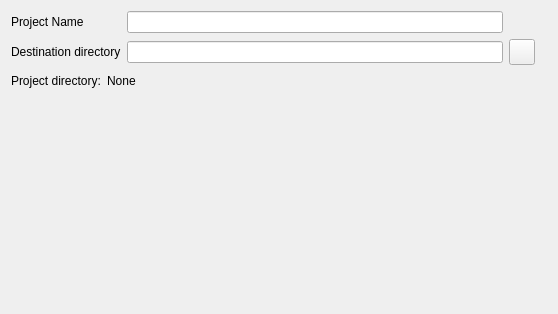
<?xml version="1.0" encoding="UTF-8"?>
<ui version="4.0">
 <class>Form</class>
 <widget class="QWidget" name="Form">
  <property name="geometry">
   <rect>
    <x>0</x>
    <y>0</y>
    <width>558</width>
    <height>314</height>
   </rect>
  </property>
  <property name="sizePolicy">
   <sizepolicy hsizetype="Minimum" vsizetype="Minimum">
    <horstretch>0</horstretch>
    <verstretch>0</verstretch>
   </sizepolicy>
  </property>
  <property name="windowTitle">
   <string>Form</string>
  </property>
  <layout class="QVBoxLayout" name="verticalLayout" stretch="0,0,1,0">
   <item>
    <layout class="QGridLayout" name="gridLayout" columnstretch="0,10,1">
     <item row="0" column="0">
      <widget class="QLabel" name="label">
       <property name="text">
        <string>Project Name</string>
       </property>
      </widget>
     </item>
     <item row="0" column="1">
      <widget class="QLineEdit" name="nameEdit">
       <property name="minimumSize">
        <size>
         <width>300</width>
         <height>0</height>
        </size>
       </property>
      </widget>
     </item>
     <item row="0" column="2">
      <spacer name="horizontalSpacer">
       <property name="orientation">
        <enum>Qt::Horizontal</enum>
       </property>
       <property name="sizeHint" stdset="0">
        <size>
         <width>40</width>
         <height>20</height>
        </size>
       </property>
      </spacer>
     </item>
     <item row="1" column="0">
      <widget class="QLabel" name="label_2">
       <property name="text">
        <string>Destination directory</string>
       </property>
      </widget>
     </item>
     <item row="1" column="1">
      <widget class="QLineEdit" name="directoryEdit">
       <property name="minimumSize">
        <size>
         <width>300</width>
         <height>0</height>
        </size>
       </property>
      </widget>
     </item>
     <item row="1" column="2">
      <widget class="QToolButton" name="directoryButton">
       <property name="sizePolicy">
        <sizepolicy hsizetype="Fixed" vsizetype="Fixed">
         <horstretch>26</horstretch>
         <verstretch>26</verstretch>
        </sizepolicy>
       </property>
       <property name="minimumSize">
        <size>
         <width>26</width>
         <height>26</height>
        </size>
       </property>
       <property name="maximumSize">
        <size>
         <width>26</width>
         <height>26</height>
        </size>
       </property>
       <property name="text">
        <string/>
       </property>
       <property name="icon">
        <iconset resource="../bertos.qrc">
         <normaloff>:/images/folderopen.png</normaloff>:/images/folderopen.png</iconset>
       </property>
       <property name="iconSize">
        <size>
         <width>26</width>
         <height>26</height>
        </size>
       </property>
      </widget>
     </item>
    </layout>
   </item>
   <item>
    <layout class="QHBoxLayout" name="horizontalLayout" stretch="0,0,1">
     <item>
      <widget class="QLabel" name="label_3">
       <property name="maximumSize">
        <size>
         <width>110</width>
         <height>16777215</height>
        </size>
       </property>
       <property name="text">
        <string>Project directory:</string>
       </property>
      </widget>
     </item>
     <item>
      <widget class="QLabel" name="projectPath">
       <property name="text">
        <string>None</string>
       </property>
      </widget>
     </item>
     <item>
      <spacer name="horizontalSpacer_2">
       <property name="orientation">
        <enum>Qt::Horizontal</enum>
       </property>
       <property name="sizeHint" stdset="0">
        <size>
         <width>40</width>
         <height>20</height>
        </size>
       </property>
      </spacer>
     </item>
    </layout>
   </item>
   <item>
    <spacer name="verticalSpacer">
     <property name="orientation">
      <enum>Qt::Vertical</enum>
     </property>
     <property name="sizeHint" stdset="0">
      <size>
       <width>20</width>
       <height>159</height>
      </size>
     </property>
    </spacer>
   </item>
   <item>
    <widget class="QLabel" name="warningLabel">
     <property name="text">
      <string/>
     </property>
     <property name="wordWrap">
      <bool>true</bool>
     </property>
    </widget>
   </item>
  </layout>
 </widget>
 <resources>
  <include location="../bertos.qrc"/>
 </resources>
 <connections/>
</ui>
